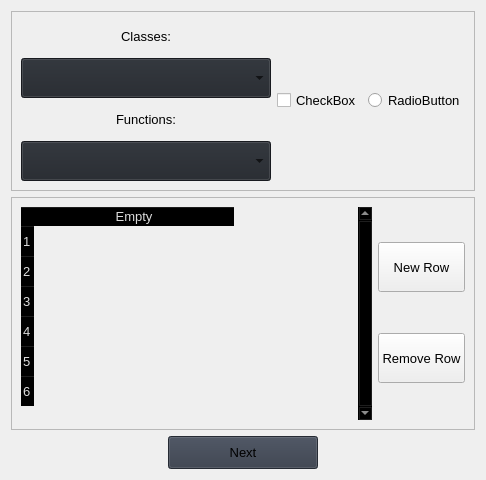
                     <widget class="QWidget" name="processing">
                      <property name="font">
                       <font>
                        <family>Segoe UI</family>
                        <pointsize>10</pointsize>
                        <italic>false</italic>
                        <bold>false</bold>
                       </font>
                      </property>
                      <property name="styleSheet">
                       <string notr="true">b</string>
                      </property>
                      <layout class="QVBoxLayout" name="verticalLayout">
                       <item>
                        <widget class="QFrame" name="selection_row">
                         <property name="minimumSize">
                          <size>
                           <width>0</width>
                           <height>180</height>
                          </size>
                         </property>
                         <property name="font">
                          <font>
                           <family>Segoe UI</family>
                           <pointsize>10</pointsize>
                           <italic>false</italic>
                           <bold>false</bold>
                          </font>
                         </property>
                         <property name="frameShape">
                          <enum>QFrame::StyledPanel</enum>
                         </property>
                         <property name="frameShadow">
                          <enum>QFrame::Raised</enum>
                         </property>
                         <layout class="QHBoxLayout" name="horizontalLayout_7">
                          <item>
                           <layout class="QVBoxLayout" name="processing_layout">
                            <item>
                             <widget class="QLabel" name="cls_label">
                              <property name="font">
                               <font>
                                <family>Segoe UI</family>
                                <pointsize>10</pointsize>
                                <italic>false</italic>
                                <bold>false</bold>
                               </font>
                              </property>
                              <property name="text">
                               <string>Classes:</string>
                              </property>
                              <property name="alignment">
                               <set>Qt::AlignCenter</set>
                              </property>
                             </widget>
                            </item>
                            <item alignment="Qt::AlignHCenter">
                             <widget class="QComboBox" name="combo_classes">
                              <property name="sizePolicy">
                               <sizepolicy hsizetype="Maximum" vsizetype="Fixed">
                                <horstretch>0</horstretch>
                                <verstretch>0</verstretch>
                               </sizepolicy>
                              </property>
                              <property name="minimumSize">
                               <size>
                                <width>250</width>
                                <height>40</height>
                               </size>
                              </property>
                              <property name="font">
                               <font>
                                <family>Segoe UI</family>
                                <pointsize>10</pointsize>
                                <italic>false</italic>
                                <bold>false</bold>
                               </font>
                              </property>
                              <property name="autoFillBackground">
                               <bool>false</bool>
                              </property>
                              <property name="styleSheet">
                               <string notr="true">background-color: rgb(33, 37, 43);</string>
                              </property>
                              <property name="maxVisibleItems">
                               <number>15</number>
                              </property>
                              <property name="iconSize">
                               <size>
                                <width>16</width>
                                <height>16</height>
                               </size>
                              </property>
                              <property name="placeholderText">
                               <string>Classes</string>
                              </property>
                              <property name="frame">
                               <bool>true</bool>
                              </property>
                             </widget>
                            </item>
                            <item>
                             <widget class="QLabel" name="func_label">
                              <property name="text">
                               <string>Functions:</string>
                              </property>
                              <property name="alignment">
                               <set>Qt::AlignCenter</set>
                              </property>
                             </widget>
                            </item>
                            <item alignment="Qt::AlignHCenter">
                             <widget class="QComboBox" name="combo_functions">
                              <property name="sizePolicy">
                               <sizepolicy hsizetype="Maximum" vsizetype="Fixed">
                                <horstretch>0</horstretch>
                                <verstretch>0</verstretch>
                               </sizepolicy>
                              </property>
                              <property name="minimumSize">
                               <size>
                                <width>250</width>
                                <height>40</height>
                               </size>
                              </property>
                              <property name="font">
                               <font>
                                <family>Segoe UI</family>
                                <pointsize>10</pointsize>
                                <italic>false</italic>
                                <bold>false</bold>
                               </font>
                              </property>
                              <property name="autoFillBackground">
                               <bool>false</bool>
                              </property>
                              <property name="styleSheet">
                               <string notr="true">background-color:rgb(33,37,43);</string>
                              </property>
                              <property name="maxVisibleItems">
                               <number>15</number>
                              </property>
                              <property name="iconSize">
                               <size>
                                <width>16</width>
                                <height>16</height>
                               </size>
                              </property>
                              <property name="placeholderText">
                               <string>Functions</string>
                              </property>
                              <property name="frame">
                               <bool>true</bool>
                              </property>
                             </widget>
                            </item>
                           </layout>
                          </item>
                          <item>
                           <widget class="QCheckBox" name="pairwise_check">
                            <property name="autoFillBackground">
                             <bool>false</bool>
                            </property>
                            <property name="styleSheet">
                             <string notr="true"/>
                            </property>
                            <property name="text">
                             <string>CheckBox</string>
                            </property>
                           </widget>
                          </item>
                          <item>
                           <widget class="QRadioButton" name="radioButton">
                            <property name="styleSheet">
                             <string notr="true"/>
                            </property>
                            <property name="text">
                             <string>RadioButton</string>
                            </property>
                           </widget>
                          </item>
                         </layout>
                        </widget>
                       </item>
                       <item>
                        <widget class="QFrame" name="table_row">
                         <property name="minimumSize">
                          <size>
                           <width>0</width>
                           <height>150</height>
                          </size>
                         </property>
                         <property name="frameShape">
                          <enum>QFrame::StyledPanel</enum>
                         </property>
                         <property name="frameShadow">
                          <enum>QFrame::Raised</enum>
                         </property>
                         <layout class="QHBoxLayout" name="horizontalLayout_8">
                          <item>
                           <widget class="QTableWidget" name="process_user_input_table">
                            <property name="sizePolicy">
                             <sizepolicy hsizetype="Expanding" vsizetype="Expanding">
                              <horstretch>0</horstretch>
                              <verstretch>0</verstretch>
                             </sizepolicy>
                            </property>
                            <property name="palette">
                             <palette>
                              <active>
                               <colorrole role="WindowText">
                                <brush brushstyle="SolidPattern">
                                 <color alpha="255">
                                  <red>221</red>
                                  <green>221</green>
                                  <blue>221</blue>
                                 </color>
                                </brush>
                               </colorrole>
                               <colorrole role="Button">
                                <brush brushstyle="SolidPattern">
                                 <color alpha="0">
                                  <red>0</red>
                                  <green>0</green>
                                  <blue>0</blue>
                                 </color>
                                </brush>
                               </colorrole>
                               <colorrole role="Text">
                                <brush brushstyle="SolidPattern">
                                 <color alpha="255">
                                  <red>221</red>
                                  <green>221</green>
                                  <blue>221</blue>
                                 </color>
                                </brush>
                               </colorrole>
                               <colorrole role="ButtonText">
                                <brush brushstyle="SolidPattern">
                                 <color alpha="255">
                                  <red>221</red>
                                  <green>221</green>
                                  <blue>221</blue>
                                 </color>
                                </brush>
                               </colorrole>
                               <colorrole role="Base">
                                <brush brushstyle="NoBrush">
                                 <color alpha="255">
                                  <red>0</red>
                                  <green>0</green>
                                  <blue>0</blue>
                                 </color>
                                </brush>
                               </colorrole>
                               <colorrole role="Window">
                                <brush brushstyle="SolidPattern">
                                 <color alpha="0">
                                  <red>0</red>
                                  <green>0</green>
                                  <blue>0</blue>
                                 </color>
                                </brush>
                               </colorrole>
                               <colorrole role="PlaceholderText">
                                <brush brushstyle="SolidPattern">
                                 <color alpha="255">
                                  <red>221</red>
                                  <green>221</green>
                                  <blue>221</blue>
                                 </color>
                                </brush>
                               </colorrole>
                              </active>
                              <inactive>
                               <colorrole role="WindowText">
                                <brush brushstyle="SolidPattern">
                                 <color alpha="255">
                                  <red>221</red>
                                  <green>221</green>
                                  <blue>221</blue>
                                 </color>
                                </brush>
                               </colorrole>
                               <colorrole role="Button">
                                <brush brushstyle="SolidPattern">
                                 <color alpha="0">
                                  <red>0</red>
                                  <green>0</green>
                                  <blue>0</blue>
                                 </color>
                                </brush>
                               </colorrole>
                               <colorrole role="Text">
                                <brush brushstyle="SolidPattern">
                                 <color alpha="255">
                                  <red>221</red>
                                  <green>221</green>
                                  <blue>221</blue>
                                 </color>
                                </brush>
                               </colorrole>
                               <colorrole role="ButtonText">
                                <brush brushstyle="SolidPattern">
                                 <color alpha="255">
                                  <red>221</red>
                                  <green>221</green>
                                  <blue>221</blue>
                                 </color>
                                </brush>
                               </colorrole>
                               <colorrole role="Base">
                                <brush brushstyle="NoBrush">
                                 <color alpha="255">
                                  <red>0</red>
                                  <green>0</green>
                                  <blue>0</blue>
                                 </color>
                                </brush>
                               </colorrole>
                               <colorrole role="Window">
                                <brush brushstyle="SolidPattern">
                                 <color alpha="0">
                                  <red>0</red>
                                  <green>0</green>
                                  <blue>0</blue>
                                 </color>
                                </brush>
                               </colorrole>
                               <colorrole role="PlaceholderText">
                                <brush brushstyle="SolidPattern">
                                 <color alpha="255">
                                  <red>221</red>
                                  <green>221</green>
                                  <blue>221</blue>
                                 </color>
                                </brush>
                               </colorrole>
                              </inactive>
                              <disabled>
                               <colorrole role="WindowText">
                                <brush brushstyle="SolidPattern">
                                 <color alpha="255">
                                  <red>221</red>
                                  <green>221</green>
                                  <blue>221</blue>
                                 </color>
                                </brush>
                               </colorrole>
                               <colorrole role="Button">
                                <brush brushstyle="SolidPattern">
                                 <color alpha="0">
                                  <red>0</red>
                                  <green>0</green>
                                  <blue>0</blue>
                                 </color>
                                </brush>
                               </colorrole>
                               <colorrole role="Text">
                                <brush brushstyle="SolidPattern">
                                 <color alpha="255">
                                  <red>221</red>
                                  <green>221</green>
                                  <blue>221</blue>
                                 </color>
                                </brush>
                               </colorrole>
                               <colorrole role="ButtonText">
                                <brush brushstyle="SolidPattern">
                                 <color alpha="255">
                                  <red>221</red>
                                  <green>221</green>
                                  <blue>221</blue>
                                 </color>
                                </brush>
                               </colorrole>
                               <colorrole role="Base">
                                <brush brushstyle="NoBrush">
                                 <color alpha="255">
                                  <red>0</red>
                                  <green>0</green>
                                  <blue>0</blue>
                                 </color>
                                </brush>
                               </colorrole>
                               <colorrole role="Window">
                                <brush brushstyle="SolidPattern">
                                 <color alpha="0">
                                  <red>0</red>
                                  <green>0</green>
                                  <blue>0</blue>
                                 </color>
                                </brush>
                               </colorrole>
                               <colorrole role="PlaceholderText">
                                <brush brushstyle="SolidPattern">
                                 <color alpha="255">
                                  <red>221</red>
                                  <green>221</green>
                                  <blue>221</blue>
                                 </color>
                                </brush>
                               </colorrole>
                              </disabled>
                             </palette>
                            </property>
                            <property name="frameShape">
                             <enum>QFrame::NoFrame</enum>
                            </property>
                            <property name="verticalScrollBarPolicy">
                             <enum>Qt::ScrollBarAlwaysOn</enum>
                            </property>
                            <property name="sizeAdjustPolicy">
                             <enum>QAbstractScrollArea::AdjustToContents</enum>
                            </property>
                            <property name="selectionMode">
                             <enum>QAbstractItemView::SingleSelection</enum>
                            </property>
                            <property name="selectionBehavior">
                             <enum>QAbstractItemView::SelectItems</enum>
                            </property>
                            <property name="showGrid">
                             <bool>true</bool>
                            </property>
                            <property name="gridStyle">
                             <enum>Qt::SolidLine</enum>
                            </property>
                            <property name="sortingEnabled">
                             <bool>false</bool>
                            </property>
                            <property name="rowCount">
                             <number>6</number>
                            </property>
                            <property name="columnCount">
                             <number>1</number>
                            </property>
                            <attribute name="horizontalHeaderVisible">
                             <bool>true</bool>
                            </attribute>
                            <attribute name="horizontalHeaderCascadingSectionResizes">
                             <bool>true</bool>
                            </attribute>
                            <attribute name="horizontalHeaderDefaultSectionSize">
                             <number>200</number>
                            </attribute>
                            <attribute name="horizontalHeaderHighlightSections">
                             <bool>true</bool>
                            </attribute>
                            <row/>
                            <row/>
                            <row/>
                            <row/>
                            <row/>
                            <row/>
                            <column>
                             <property name="text">
                              <string>Empty</string>
                             </property>
                             <property name="textAlignment">
                              <set>AlignCenter</set>
                             </property>
                            </column>
                           </widget>
                          </item>
                          <item>
                           <layout class="QVBoxLayout" name="verticalLayout_17">
                            <property name="leftMargin">
                             <number>0</number>
                            </property>
                            <item>
                             <widget class="QPushButton" name="new_row_btn">
                              <property name="minimumSize">
                               <size>
                                <width>0</width>
                                <height>50</height>
                               </size>
                              </property>
                              <property name="statusTip">
                               <string>Add
                                                                                                                                a
                                                                                                                                new
                                                                                                                                row
                                                                                                                                to
                                                                                                                                table</string>
                              </property>
                              <property name="text">
                               <string>New Row</string>
                              </property>
                              <property name="icon">
                               <iconset resource="resources.qrc">
                                <normaloff>:/icons/images/icons/cil-plus.png</normaloff>:/icons/images/icons/cil-plus.png</iconset>
                              </property>
                             </widget>
                            </item>
                            <item>
                             <widget class="QPushButton" name="remove_a_row">
                              <property name="minimumSize">
                               <size>
                                <width>0</width>
                                <height>50</height>
                               </size>
                              </property>
                              <property name="statusTip">
                               <string>Add
                                                                                                                                a
                                                                                                                                new
                                                                                                                                row
                                                                                                                                to
                                                                                                                                table</string>
                              </property>
                              <property name="text">
                               <string>Remove Row</string>
                              </property>
                              <property name="icon">
                               <iconset resource="resources.qrc">
                                <normaloff>:/icons/images/icons/cil-minus.png</normaloff>:/icons/images/icons/cil-minus.png</iconset>
                              </property>
                             </widget>
                            </item>
                           </layout>
                          </item>
                         </layout>
                        </widget>
                       </item>
                       <item alignment="Qt::AlignHCenter">
                        <widget class="QPushButton" name="process_next_btn">
                         <property name="sizePolicy">
                          <sizepolicy hsizetype="Maximum" vsizetype="Fixed">
                           <horstretch>0</horstretch>
                           <verstretch>0</verstretch>
                          </sizepolicy>
                         </property>
                         <property name="minimumSize">
                          <size>
                           <width>150</width>
                           <height>33</height>
                          </size>
                         </property>
                         <property name="font">
                          <font>
                           <family>Segoe UI</family>
                           <pointsize>10</pointsize>
                           <italic>false</italic>
                           <bold>false</bold>
                          </font>
                         </property>
                         <property name="cursor">
                          <cursorShape>PointingHandCursor</cursorShape>
                         </property>
                         <property name="styleSheet">
                          <string notr="true">background-color: rgb(52, 59, 72);</string>
                         </property>
                         <property name="text">
                          <string>Next</string>
                         </property>
                         <property name="icon">
                          <iconset resource="resources.qrc">
                           <normaloff>:/icons/images/icons/cil-caret-right.png</normaloff>:/icons/images/icons/cil-caret-right.png</iconset>
                         </property>
                        </widget>
                       </item>
                      </layout>
                     </widget>
